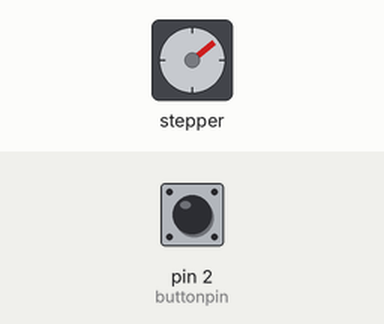
Simulated run of this sketch. Board: Arduino Uno, built with avr-gcc and run on an emulated ATmega328P. Parts: stepper motor. The inputs (shaded band) are chosen by the test bench; at power-on: pin 2 (buttonpin) HIGH. Stepper angles assume 2048 steps per turn.

Above: at 1.2 s.
1.3 s: pin 2 (buttonpin) pulled LOW for 0.15 s
At 1.66 s:
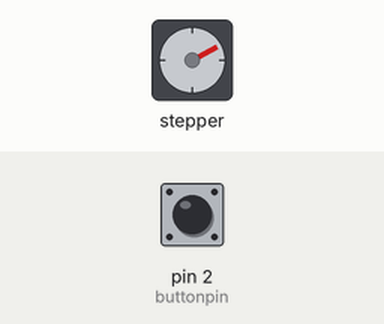
4.4 s: pin 2 (buttonpin) pulled LOW for 1 s
At 4.68 s:
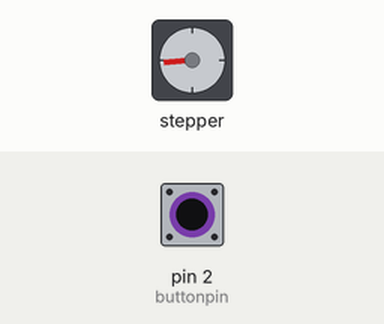
Timing chart, 0 to 17.4 s (numbered marks = the images above; inputs shaded):
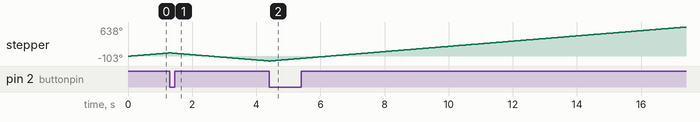

The sketch:

StepperButtonDirection.ino
```cpp
#include <Stepper.h>

// Motor code
int StepsPerRevolution = 2048;
Stepper myStepper(StepsPerRevolution, 8, 10, 9, 11);
int motSpeed = 10;

int motorDir = 1;

// Button code
int buttonpin = 2;
int buttonValueNew;
int buttonValOld = 1;

void setup() {
  // put your setup code here, to run once:
  Serial.begin(9600);
  myStepper.setSpeed(motSpeed);
  pinMode(buttonpin, INPUT);
  digitalWrite(buttonpin, HIGH);
}

void loop() {
  // put your main code here, to run repeatedly:
  buttonValueNew = digitalRead(buttonpin);
  if (buttonValOld == 1 && buttonValueNew == 0)
  {
    motorDir = motorDir * -1;
  }
  buttonValOld = buttonValueNew;
  myStepper.step(motorDir * 1);
}
```
